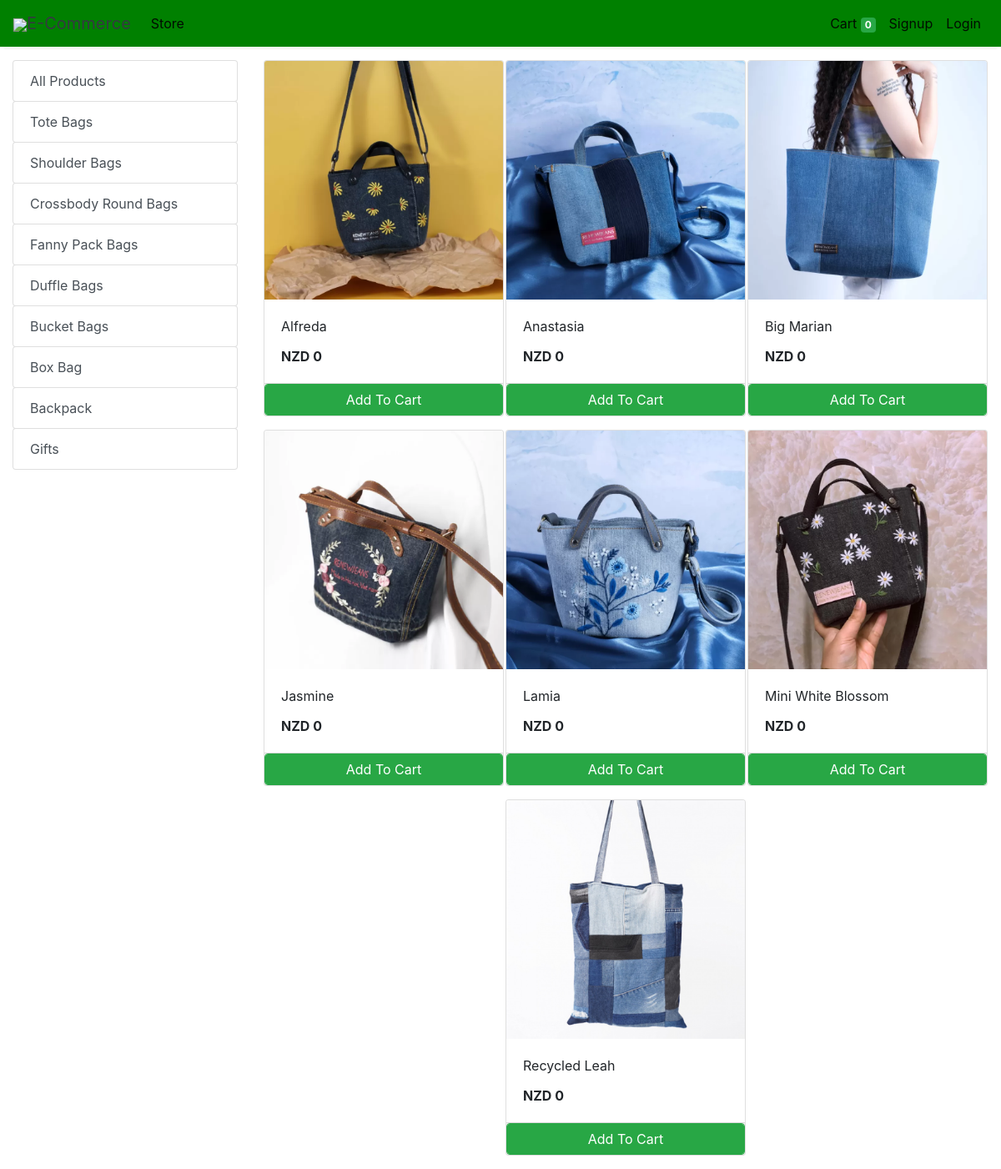
Screenshot of /store?category=22 with the database file from the repository.
### store/models/category.py (models this page shows, shortened)
class Category(models.Model):
    name= models.CharField(max_length=50)
    @staticmethod
    def get_all_categories():
        return Category.objects.all()

### store/models/product.py (models this page shows, shortened)
class Products(models.Model):
    name = models.CharField(max_length=60)
    price= models.IntegerField(default=0)
    category= models.ForeignKey(Category,on_delete=models.CASCADE,default=1 )
    description= models.CharField(max_length=250, default='', blank=True, null= True)
    image= models.ImageField(upload_to='uploads/products/')
    @staticmethod
    def get_all_products_by_categoryid(category_id):
        if category_id:
            return Products.objects.filter (category=category_id)
        else:
            return Products.get_all_products();

### store/views/home.py (the view)
# urls.py: path('' , include('store.urls'))
def store(request):
    cart = request.session.get('cart')
    if not cart:
        request.session['cart'] = {}
    products = None
    categories = Category.get_all_categories()
    categoryID = request.GET.get('category')
    if categoryID:
        products = Products.get_all_products_by_categoryid(categoryID)
    else:
        products = Products.get_all_products();
    data = {}
    data['products'] = products
    data['categories'] = categories
    print('you are : ', request.session.get('email'))
    return render(request, 'index.html', data)

### store/templatetags/cart.py (called while the page is built)
@register.filter (name='is_in_cart')
def is_in_cart(product, cart):
    keys = cart.keys ()
    for id in keys:
        if int (id) == product.id:
            return True
    return False;

### store/templatetags/custom_filter.py (called while the page is built)
@register.filter(name='currency')
def currency(number):
    return "NZD "+str(number)

### store/templates/index.html (shortened to what this page needs)
{% extends 'base.html' %}
{% block content %}
{% load cart %}
{% load custom_filter %}
<div class="container-fluid mt-3">
	<div class="row">
		<div class="col-lg-3 mx-auto">
			<div class="list-group">
				<a href="/" class="list-group-item list-group-item-action btn btn-outline-success">All Products</a>
				{% for category in categories %}
				<a href="/?category={{category.id}}"
					class="list-group-item list-group-item-action btn btn-outline-success ">{{category.name}}</a>
				{% endfor %}
			</div>
		</div>
		<div id='products' class="col-lg-9 mx-auto">
			<div class="row mx-auto">
				{% for product in products %}
				<div class="card mx-auto mb-3" id={{product.id}} style="width: 18rem;">
					<img class="card-img-top" src="{{product.image.url}}" alt="Card image cap">
					<div class="card-body">
						<p class="card-title">{{product.name}}</p>
						<p class="card-text"><b>{{product.price|currency}}</b></p>
					</div>
					<div class="card-footer p-0 no-gutters">
						{% if product|is_in_cart:request.session.cart %}
						<div class="row no-gutters">
							<form action="/#{{product.id}}" class="col-2 " method="post">
								{% csrf_token %}
								<input hidden type="text" name='product' value='{{product.id}}'>
								<input hidden type="text" name='remove' value='True'>
								<input type="submit" value=" - " class="btn btn-block btn-success border-right">
							</form>
							<div class="text-center col btn btn-success">{{product|cart_quantity:request.session.cart}} in Cart</div>
							<form action="/#{{product.id}}" class="col-2 " method="post">
								{% csrf_token %}
								<input hidden type="text" name='product' value='{{product.id}}'>
								<input type="submit" value=" + " class="btn btn-block btn-success border-left">
							</form>
						</div>
						{% else %}
						<form action="/#{{product.id}}" method="POST" class="btn-block">
							<input type="submit" class="float-right btn btn-success form-control"
								value="Add To Cart">
						</form>
						{% endif %}
					</div>
				</div>
				{% endfor %}
			</div>
		</div>
	</div>
</div>
{% endblock %}

### rows the page displays
Category: name "Tote Bags"
Category: name "Shoulder Bags"
Category: name "Crossbody Round Bags"
Category: name "Fanny Pack Bags"
Category: name "Duffle Bags"
Category: name "Bucket Bags"
Category: name "Box Bag"
Category: name "Backpack"
Category: name "Gifts"
Products: image (picture), name "Alfreda", price "NZD 0"
Products: image (picture), name "Anastasia", price "NZD 0"
Products: image (picture), name "Big Marian", price "NZD 0"
Products: image (picture), name "Jasmine", price "NZD 0"
Products: image (picture), name "Lamia", price "NZD 0"
Products: image (picture), name "Mini White Blossom", price "NZD 0"
Products: image (picture), name "Recycled Leah", price "NZD 0"

### other values shown
{{ request.session.cart.keys|length }} "0"
